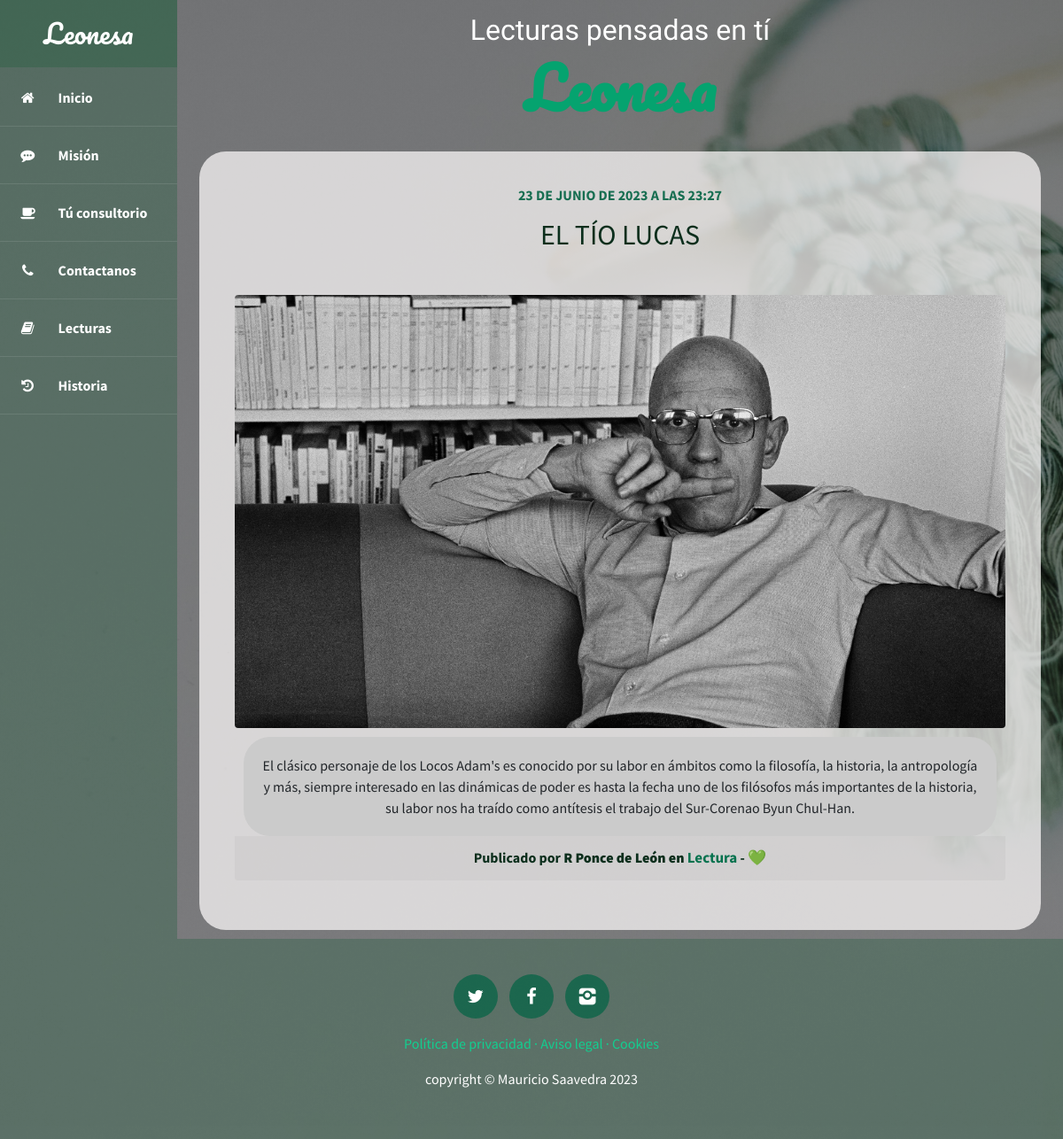
The page /post/lecturas/ on the database its author committed.
### post/models.py (models this page shows, shortened)
class Post(models.Model):
    image = models.ImageField(verbose_name='Imagen', upload_to='post')
    title = models.CharField(max_length=100, verbose_name='Título')
    content = models.TextField(verbose_name='Contenido')
    created = models.DateTimeField(auto_now_add=True, verbose_name='Fecha de creación')
    class Meta:
        verbose_name='Publicación'
        verbose_name_plural='Publicaciones'
        ordering = ['-created'] #ésto es para que las publicaciones se muestren en el orden de creación
        app_label = 'post'

### post/views.py (the view)
# urls.py: path('lecturas/', views.posts, name='lecturas'),
def posts(request):
    posts = Post.objects.all()
    return render(request, 'post.html', {'posts':posts})

### post/templates/post.html (shortened to what this page needs)
{% extends 'base.html' %}
{% load static %}
{% block content %}
<main class="main col">
    <div class="row marca">
        <div class="titulos col-12">
            <h2>Lecturas pensadas en tí</h2>
            <h3>Leonesa</h3>
        </div>
    </div>
    <div class="row">
        <div class="col-lg-12">
            <div class="contenido-blog">
                {% for post in posts %}
                <div class="row blog">
                    <div class="text-center rounded">
                        <h2 class="section-heading mb-5">
                            <span class="section-heading-upper">{{ post.created }}</span>
                            <span class="section-heading-lower">{{ post.title }}</span>
                        </h2>
                        <p class="mb-0">
                            <img class="mx-auto d-flex rounded img-fluid mb-3 mb-lg-0"
                                src="{{ post.image.url }}" alt="">
                        </p>
                        <p class="texto mb-0 mbt">{{ post.content }}</p>
                        <p class="card-footer">
                            <span>
                                Publicado por <b>R Ponce de León en </b>
                                <a href="#">Lectura</a> -
                                <a href="#">💚</a>
                            </span>
                        </p>
                    </div>
                </div>
                {% endfor %}
            </div>
        </div>
    </div>
</main>
{% endblock %}

### core/templates/base.html (shortened to what this page needs)
<!DOCTYPE html>
<html lang="es">
{% load static %}
<head>
	<link rel="stylesheet" href="{% static 'css/bootstrap.min.css' %}">
	<link rel="stylesheet" href="{% static 'css/fontello.css' %}">
	<link rel="stylesheet" href="{% static 'css/styles.css' %}">
</head>
<body>
	<div class="container-fluid">
		<div class="row">
			<div class="barra-lateral col-12 col-sm-auto">
				<div class="logo">
					<h2>Leonesa</h2>
				</div>
				<div class="menu d-flex d-sm-block justify-content-center flex-wrap">
					<a href="{% url 'home' %}">
						<i class="icon-home"></i>
						<span>Inicio</span>
					</a>
					<a href="{% url 'mision' %}">
						<i class="icon-commenting"></i>
						<span>Misión</span>
					</a>
					<a href="{% url 'visit' %}">
						<i class="icon-coffee"></i>
						<span>Tú consultorio</span>
					</a>
					<a href="{% url 'contacto' %}">
						<i class="icon-phone"></i>
						<span>Contactanos</span>
					</a>
					<a href="{% url 'lecturas' %}">
						<i class="icon-book"></i>
						<span>Lecturas</span>
					</a>
					<a href="{% url 'history' %}">
						<i class="icon-history"></i>
						<span>Historia</span>
					</a>
				</div>
			</div>
            {% block content %}{% endblock %}
		</div>
	</div>
	<footer class="footer">
		<div class="container">
			<div class="row footer-icon justify-content-center">
				<p class="col-auto">
					<a href="#" class="icono">
						<i class="icon-twitter"></i>
					</a>
					<a href="#" class="icono">
						<i class="icon-facebook"></i>
					</a>
					<a href="#" class="icono">
						<i class="icon-instagram"></i>
					</a>
				</p>
				<p class="col-auto link">
					<a href="{% url 'other' %}" class="link">Política de privacidad</a> ·
					<a href="{% url 'other' %}" class="link">Aviso legal</a> ·
					<a href="{% url 'other' %}" class="link">Cookies</a>
				</p>
				<p class="col-auto copy">copyright &copy; Mauricio Saavedra 2023</p>
			</div>
		</div>
	</footer>
</body>
</html>

### core/static/css/styles.css (style rules this page uses)
body { font-family: 'Source Sans Pro', sans-serif; background: linear-gradient(rgba(2, 5, 4, 0.507), rgba(1, 2, 1, 0.466)), url("../img/macrame.jpg"); background-attachment: fixed; background-position: center; background-size: cover; }
.barra-lateral { background: #1c5c3c50; color: #fff; min-width: 200px; min-height: auto; padding: 0; }
.barra-lateral a { color: #fff; }
.barra-lateral .logo { background: #1c5c3c50; margin-bottom: 2px; }
.barra-lateral .logo h2 { font-size: 30px; font-family: 'Pacifico', Verdana; padding: 20px 0; text-align: center; font-weight: 400; margin: 0; }
.barra-lateral .menu a { display: block; padding: 20px 0; font-family: 'Source Sans Pro',sans-serif; font-weight: 700; border-bottom: 1px solid rgba(255,255,255,.1); }
.barra-lateral .menu a i { margin-right: 20px; margin-left: 20px; font-weight: normal; }
.marca { text-align: center; margin: 15px; }
.marca .titulos { text-align: center; }
.marca .titulos h2 { font-family: 'Ranga'; font-weight: 400; color: #fff; }
.marca .titulos h3 { font-family: 'Pacifico'; font-weight: 700; color: rgb(5, 163, 111); font-size: 4rem; }
.section-heading { text-transform: uppercase; }
.section-heading .section-heading-upper { display: block; font-size: 1rem; font-weight: 700; padding-bottom:1rem; color: #176e51; }
.section-heading .section-heading-lower { display: block; font-size: 2rem; font-weight: 400; color: #0b2e1c; padding: 0; }
.contenido-blog .card-footer { border: none; color: #0b2e1c; font-family: 'Source Sans Pro',sans-serif; font-weight: 700; }
.contenido-blog .blog { background: #fcfafab9; padding: 40px; margin: 10px; border-radius: 30px; }
.contenido-blog .blog .texto { background: #cbcbcb; padding: 20px; margin: 10px; border-radius: 30px; }
.contenido-blog .blog .text-center .card-footer span a { color: #05724e; font-size: 17px; }
.footer { background: #1c5c3c50; }
.footer-icon { padding: 40px 0; display: block; text-align: center; }
.footer-icon .icono { width: 50px; height: 50px; font-size: 20px; line-height: 50px; color: #fff; text-align: center; background: #066445bd; display: inline-block; margin: 0px 5px; text-decoration: none; border-radius: 50px; }
.footer-icon .link { color: #0ed492f3; text-decoration: none; }
.footer-icon .copy { color: #fff; }

### rows shown on the page
Post: created "23 DE JUNIO DE 2023 A LAS 23:27", title "EL TÍO LUCAS", image (picture), content "El clásico personaje de los Locos Adam's es conocido por su labor en ámbitos como la filosofía, la historia, la antropología y más, siempre interesado en las dinámicas de poder es hasta la fecha uno de los filósofos más importantes de la historia, su labor nos ha traído como antítesis el trabajo del Sur-Corenao Byun Chul-Han."
